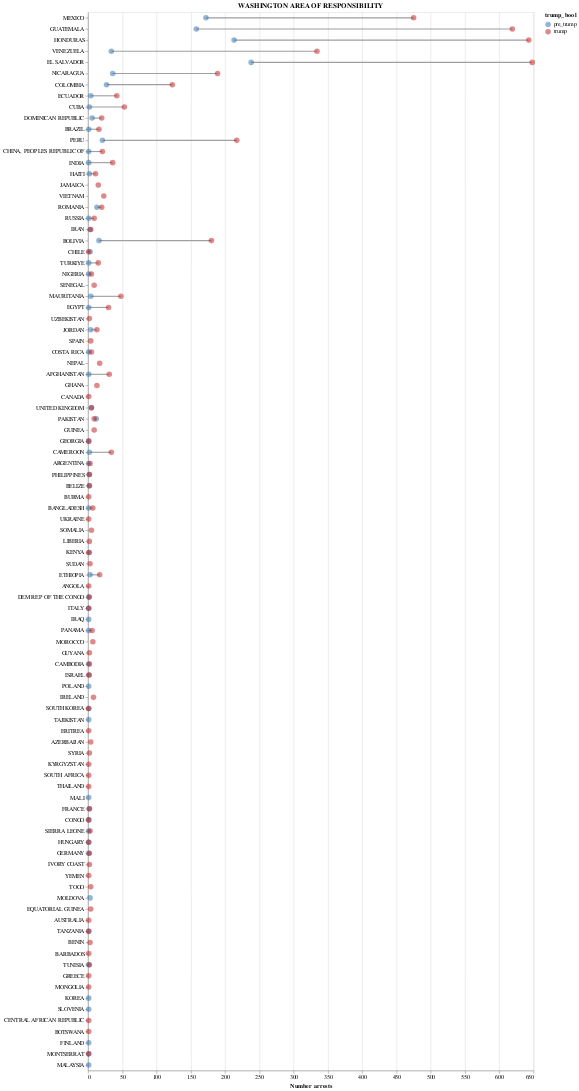

Notebook cell for this chart:
### Code cell
country_pre_post_plot('WASHINGTON AREA OF RESPONSIBILITY', save=True)

### Figure 1 — Vega-Lite specification as saved in the notebook (floating-point values rounded to 4 significant figures; data arrays with more than 128 entries replaced by an {"elided": "..."} marker saying what was removed)
{"config": {"view": {"continuousWidth": 300, "continuousHeight": 300}}, "layer": [{"mark": {"type": "line", "color": "#9E9EA3"}, "encoding": {"detail": {"field": "citizenship_country", "type": "nominal"}, "x": {"field": "num_arrests", "type": "quantitative"}, "y": {"field": "citizenship_country", "sort": {"elided": "187 str values"}, "type": "nominal"}}}, {"mark": {"type": "point", "filled": true, "opacity": 0.5, "size": 100}, "encoding": {"color": {"field": "trump_bool", "scale": {"domain": ["pre_trump", "trump"], "range": ["#2a6ca8", "#bf1515"]}, "type": "nominal"}, "x": {"field": "num_arrests", "title": "Number arrests", "type": "quantitative"}, "y": {"field": "citizenship_country", "sort": {"elided": "187 str values"}, "title": "", "type": "nominal"}}, "title": "WASHINGTON AREA OF RESPONSIBILITY"}], "data": {"name": "data-fad341014dfa182d876fb3008e887a59"}, "width": 800, "$schema": "https://vega.github.io/schema/vega-lite/v5.20.1.json", "datasets": {"data-fad341014dfa182d876fb3008e887a59": {"elided": "146 records"}}}
